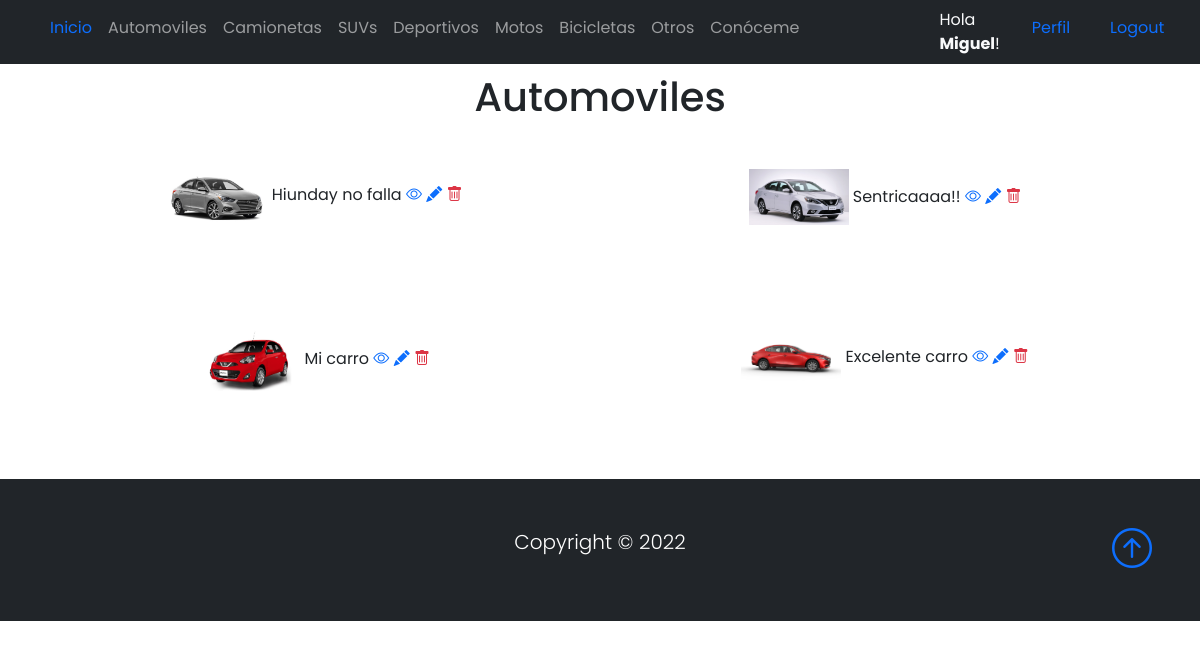
The app's page /listaAutomoviles/ (signed in) with its own data.
### Base/models.py (models this page shows, shortened)
class Vehiculo(models.Model):
    vehiculoSeleccion = (
    ('automovil', 'Automovil'),
    ('camioneta', 'Camioneta'),
    ('suv','Suv'),
    ('deportivo','Deportivo'),
    ('moto','Moto'),
    ('bicicleta','Bicicleta'),
    ('otro', 'Otro'),
    )
    usuario = models.ForeignKey(User, on_delete=models.CASCADE, null=True, blank=True)
    titulo = models.CharField(max_length=200)
    vehiculo = models.CharField(max_length=15, choices=vehiculoSeleccion, default='automovil')
    marca = models.CharField(max_length=40)
    modelo = models.CharField(max_length=40)
    descripcion = models.TextField(null=True, blank=True)
    year = models.IntegerField()
    precio = models.DecimalField(max_digits=10, decimal_places=2)
    fechaPublicacion = models.DateTimeField(auto_now_add=True)
    telefonoContacto = models.IntegerField()
    emailContacto = models.EmailField()
    imagenInstrumento = models.ImageField(null=True, blank=True, upload_to="imagenes/")
    class Meta:
        ordering = ['usuario', '-fechaPublicacion']

### Base/views.py (the view)
# urls.py: path('listaAutomoviles/', AutomovilLista.as_view(), name='automoviles'),
class AutomovilLista(LoginRequiredMixin, ListView):
    context_object_name = 'automoviles'
    queryset = Vehiculo.objects.filter(vehiculo__startswith='automovil')
    template_name = 'Base/listaAutomoviles.html'
    login_url = '/login/'

### Base/templates/Base/listaAutomoviles.html
{% extends 'Base/home.html' %}
{% block content %}
<br>
<br>
<div class="container text-center">
    <h1>Automoviles</h1>
</div>
<br>
<div class="container text-center">
    <div class="row">
            {% for automovil in automoviles %}
            <div class="col-sm-6 align-items-center">
                <div class="card-body">
                <img src="{{automovil.imagenInstrumento.url}}" class="" width="100px">
                {{automovil.titulo}}
                <a href="{% url 'automovil' automovil.id %}"><i class="bi bi-eye"></i></a>
                {% if user.id == automovil.usuario.id %}
                <a href="{% url 'automovil_editar' automovil.id %}"><i class="bi bi-pencil-fill"></i></a>
                <a href="{% url 'automovil_eliminar' automovil.id %}"><i class="bi bi-trash text-danger"></i></a>
                <br>
                <br>
                <br>
                <br>
                {% endif %}
                </div>
            </div>
            {% endfor %}
    </div>
</div>
{% endblock %}

### Base/templates/Base/home.html (shortened to what this page needs)
{% load static %}
<!DOCTYPE html>
<html lang="en">
<head>
    <link href="https://cdn.jsdelivr.net/npm/bootstrap@5.0.2/dist/css/bootstrap.min.css" rel="stylesheet"
>
    <link rel="stylesheet" href="https://cdn.jsdelivr.net/npm/bootstrap-icons@1.3.0/font/bootstrap-icons.css">
    <link rel="stylesheet" type="text/css" href="{% static 'style.css' %}">
</head>
<body>
    <nav class="navbar navbar-expand-sm bg-dark navbar-dark py-2 fixed-top">
      <div class="container">
            <div class="collapse navbar-collapse" id="navmenu">
              <ul class="navbar-nav mr-auto">
                <li class="nav-item">
                  <a class="nav-link" href="{% url 'home' %}"><span class="text-primary">Inicio</span></a>
                </li>
                <li class="nav-item">
                  <a class="nav-link" href="{% url 'automoviles' %}">Automoviles</a>
                </li>
                <li class="nav-item">
                  <a class="nav-link" href="{% url 'camionetas' %}">Camionetas</a>
                </li>
                <li class="nav-item">
                  <a class="nav-link" href="{% url 'suvs' %}">SUVs</a>
                </li>
                <li class="nav-item">
                  <a class="nav-link" href="{% url 'deportivos' %}">Deportivos</a>
                </li>
                <li class="nav-item">
                  <a class="nav-link" href="{% url 'motos' %}">Motos</a>
                </li>
                <li class="nav-item">
                  <a class="nav-link" href="{% url 'bicicletas' %}">Bicicletas</a>
                </li>
                <li class="nav-item">
                  <a class="nav-link" href="{% url 'otros' %}">Otros</a>
                </li>
                <li class="nav-item">
                  <a class="nav-link" href="{% url 'acerca_de_mi' %}">Conóceme</a>
                </li>
                <div class="container"></div>
                <div class="container"></div>
                <div class="container"></div>
                <div class="container"></div>
                <div class="container"></div>
                {% if request.user.is_authenticated %}
                <div class="container">
                <li class="nav-item">
                  <span class="text-light"> Hola <strong>{{request.user.first_name}}</strong>!</span>
                </li>
                </div>
                <div class="container">
                <li class="nav-item">
                  <a class="nav-link" href="{% url 'editar_perfil' %}"><span class="text-primary">Perfil</span></a>
                </li>
                </div>
                <div class="container">
                <li class="nav-item">
                  <a class="nav-link" href="{% url 'logout' %}"><span class="text-primary">Logout</span></a>
                </li>
                </div>
              {% endif %}
           </ul>
          </div>
      </div>
  </nav>
      {% block content %}{% endblock %}
  <footer class="p-5 bg-dark text-white text-center position-relative">
      <div class="container">
          <p class="lead text-white">Copyright &copy; 2022</p>
          <a href="" class="position-absolute bottom-0 end-0 p-5">
              <i class="bi bi-arrow-up-circle h1"></i>
          </a>
      </div>
  </footer>
</body>
</html>

### Base/static/style.css (style rules this page uses)
body { background-color: white; font-family: 'Poppins', 'Nunito', sans-serif; padding-top: 25px; }
a { text-decoration: none; }
li { text-decoration: none; }
p { color: #363636; }

### records on screen
Vehiculo: imagenInstrumento (picture), titulo "Hiunday no falla"
Vehiculo: imagenInstrumento (picture), titulo "Sentricaaaa!!"
Vehiculo: imagenInstrumento (picture), titulo "Mi carro"
Vehiculo: imagenInstrumento (picture), titulo "Excelente carro"

### other values on screen
{{ request.user.first_name }} "Miguel"
